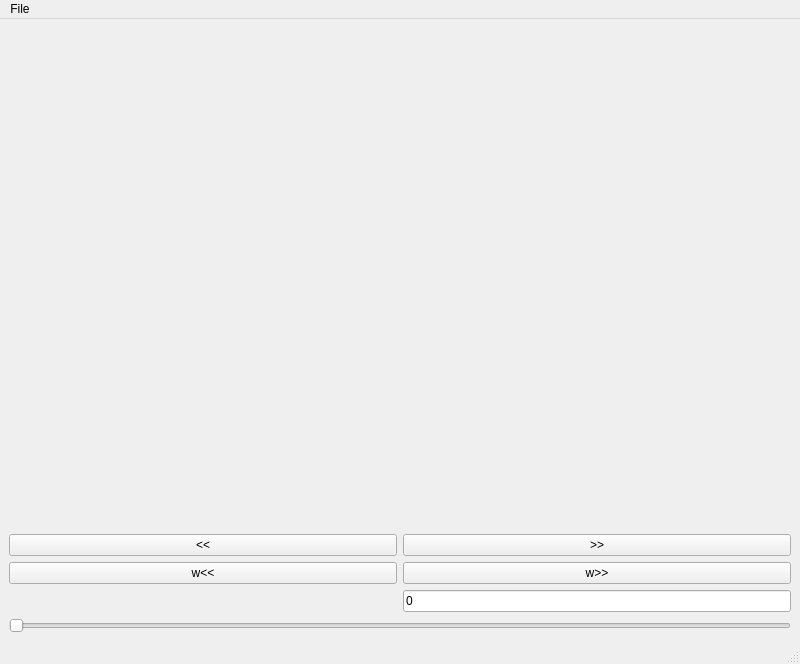
<?xml version="1.0" encoding="UTF-8"?>
<ui version="4.0">
 <class>MainWindowMarker</class>
 <widget class="QMainWindow" name="MainWindowMarker">
  <property name="geometry">
   <rect>
    <x>0</x>
    <y>0</y>
    <width>800</width>
    <height>600</height>
   </rect>
  </property>
  <property name="windowTitle">
   <string>MainWindow</string>
  </property>
  <widget class="QWidget" name="centralwidget">
   <layout class="QVBoxLayout" name="verticalLayout_2">
    <item>
     <layout class="QVBoxLayout" name="verticalLayout">
      <item>
       <widget class="HandSkeletonWidget" name="widget" native="true">
        <property name="minimumSize">
         <size>
          <width>500</width>
          <height>500</height>
         </size>
        </property>
        <zorder>horizontalSlider</zorder>
       </widget>
      </item>
      <item>
       <layout class="QGridLayout" name="gridLayout">
        <item row="0" column="0">
         <widget class="QPushButton" name="prevButton">
          <property name="text">
           <string>&lt;&lt;</string>
          </property>
         </widget>
        </item>
        <item row="2" column="0">
         <widget class="QLabel" name="actualLatter">
          <property name="text">
           <string/>
          </property>
          <property name="alignment">
           <set>Qt::AlignCenter</set>
          </property>
         </widget>
        </item>
        <item row="2" column="1">
         <widget class="QLineEdit" name="latter">
          <property name="sizePolicy">
           <sizepolicy hsizetype="Minimum" vsizetype="Fixed">
            <horstretch>0</horstretch>
            <verstretch>0</verstretch>
           </sizepolicy>
          </property>
          <property name="text">
           <string>0</string>
          </property>
         </widget>
        </item>
        <item row="1" column="0">
         <widget class="QPushButton" name="writePrev">
          <property name="text">
           <string>w&lt;&lt;</string>
          </property>
         </widget>
        </item>
        <item row="0" column="1">
         <widget class="QPushButton" name="nextButton">
          <property name="text">
           <string>&gt;&gt;</string>
          </property>
         </widget>
        </item>
        <item row="1" column="1">
         <widget class="QPushButton" name="writeNext">
          <property name="text">
           <string>w&gt;&gt;</string>
          </property>
         </widget>
        </item>
       </layout>
      </item>
     </layout>
    </item>
    <item>
     <widget class="QSlider" name="horizontalSlider">
      <property name="orientation">
       <enum>Qt::Horizontal</enum>
      </property>
     </widget>
    </item>
   </layout>
  </widget>
  <widget class="QStatusBar" name="statusbar"/>
  <widget class="QMenuBar" name="menuBar">
   <property name="geometry">
    <rect>
     <x>0</x>
     <y>0</y>
     <width>800</width>
     <height>27</height>
    </rect>
   </property>
   <widget class="QMenu" name="menuFile">
    <property name="title">
     <string>File</string>
    </property>
    <addaction name="actionSave"/>
   </widget>
   <addaction name="menuFile"/>
  </widget>
  <action name="actionSave">
   <property name="text">
    <string>save</string>
   </property>
  </action>
 </widget>
 <customwidgets>
  <customwidget>
   <class>HandSkeletonWidget</class>
   <extends>QWidget</extends>
   <header location="global">handskeletonwidget.h</header>
   <container>1</container>
  </customwidget>
 </customwidgets>
 <resources/>
 <connections/>
</ui>
